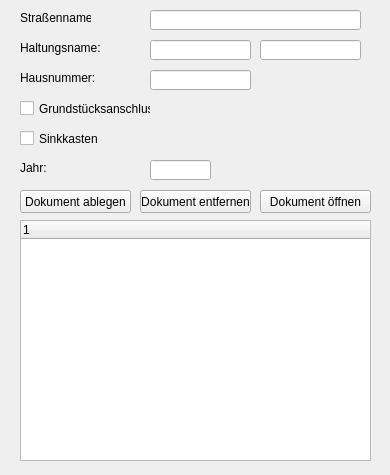
<?xml version="1.0" encoding="UTF-8"?>
<ui version="4.0">
 <class>Form</class>
 <widget class="QWidget" name="Form">
  <property name="geometry">
   <rect>
    <x>0</x>
    <y>0</y>
    <width>390</width>
    <height>475</height>
   </rect>
  </property>
  <property name="windowTitle">
   <string>Form</string>
  </property>
  <widget class="QPushButton" name="save_document_button">
   <property name="geometry">
    <rect>
     <x>20</x>
     <y>190</y>
     <width>111</width>
     <height>23</height>
    </rect>
   </property>
   <property name="text">
    <string>Dokument ablegen</string>
   </property>
  </widget>
  <widget class="QLineEdit" name="jahr_line">
   <property name="geometry">
    <rect>
     <x>150</x>
     <y>160</y>
     <width>61</width>
     <height>20</height>
    </rect>
   </property>
  </widget>
  <widget class="QLabel" name="label_4">
   <property name="geometry">
    <rect>
     <x>20</x>
     <y>160</y>
     <width>81</width>
     <height>16</height>
    </rect>
   </property>
   <property name="text">
    <string>Jahr:</string>
   </property>
  </widget>
  <widget class="QLineEdit" name="strassenname_line">
   <property name="geometry">
    <rect>
     <x>150</x>
     <y>10</y>
     <width>211</width>
     <height>20</height>
    </rect>
   </property>
  </widget>
  <widget class="QTreeWidget" name="dokumentenablage_tree">
   <property name="geometry">
    <rect>
     <x>20</x>
     <y>220</y>
     <width>351</width>
     <height>241</height>
    </rect>
   </property>
   <column>
    <property name="text">
     <string notr="true">1</string>
    </property>
   </column>
  </widget>
  <widget class="QLabel" name="label">
   <property name="geometry">
    <rect>
     <x>20</x>
     <y>10</y>
     <width>71</width>
     <height>16</height>
    </rect>
   </property>
   <property name="text">
    <string>Straßenname:</string>
   </property>
  </widget>
  <widget class="QLabel" name="label_3">
   <property name="geometry">
    <rect>
     <x>20</x>
     <y>40</y>
     <width>81</width>
     <height>16</height>
    </rect>
   </property>
   <property name="text">
    <string>Haltungsname:</string>
   </property>
  </widget>
  <widget class="QLineEdit" name="haltungsname_line">
   <property name="geometry">
    <rect>
     <x>150</x>
     <y>40</y>
     <width>101</width>
     <height>20</height>
    </rect>
   </property>
  </widget>
  <widget class="QPushButton" name="delete_document_button">
   <property name="geometry">
    <rect>
     <x>140</x>
     <y>190</y>
     <width>111</width>
     <height>23</height>
    </rect>
   </property>
   <property name="text">
    <string>Dokument entfernen</string>
   </property>
  </widget>
  <widget class="QPushButton" name="open_document_button">
   <property name="geometry">
    <rect>
     <x>260</x>
     <y>190</y>
     <width>111</width>
     <height>23</height>
    </rect>
   </property>
   <property name="text">
    <string>Dokument öffnen</string>
   </property>
  </widget>
  <widget class="QLineEdit" name="hausnummer_line">
   <property name="geometry">
    <rect>
     <x>150</x>
     <y>70</y>
     <width>101</width>
     <height>20</height>
    </rect>
   </property>
   <property name="text">
    <string/>
   </property>
  </widget>
  <widget class="QLabel" name="label_5">
   <property name="geometry">
    <rect>
     <x>20</x>
     <y>70</y>
     <width>81</width>
     <height>16</height>
    </rect>
   </property>
   <property name="text">
    <string>Hausnummer:</string>
   </property>
  </widget>
  <widget class="QCheckBox" name="checkBox_gal">
   <property name="geometry">
    <rect>
     <x>20</x>
     <y>100</y>
     <width>131</width>
     <height>17</height>
    </rect>
   </property>
   <property name="text">
    <string>Grundstücksanschluss</string>
   </property>
  </widget>
  <widget class="QCheckBox" name="checkBox_sinkkasten">
   <property name="geometry">
    <rect>
     <x>20</x>
     <y>130</y>
     <width>81</width>
     <height>17</height>
    </rect>
   </property>
   <property name="text">
    <string>Sinkkasten</string>
   </property>
  </widget>
  <widget class="QLineEdit" name="strakatid_line">
   <property name="geometry">
    <rect>
     <x>260</x>
     <y>40</y>
     <width>101</width>
     <height>20</height>
    </rect>
   </property>
  </widget>
 </widget>
 <resources/>
 <connections/>
</ui>
